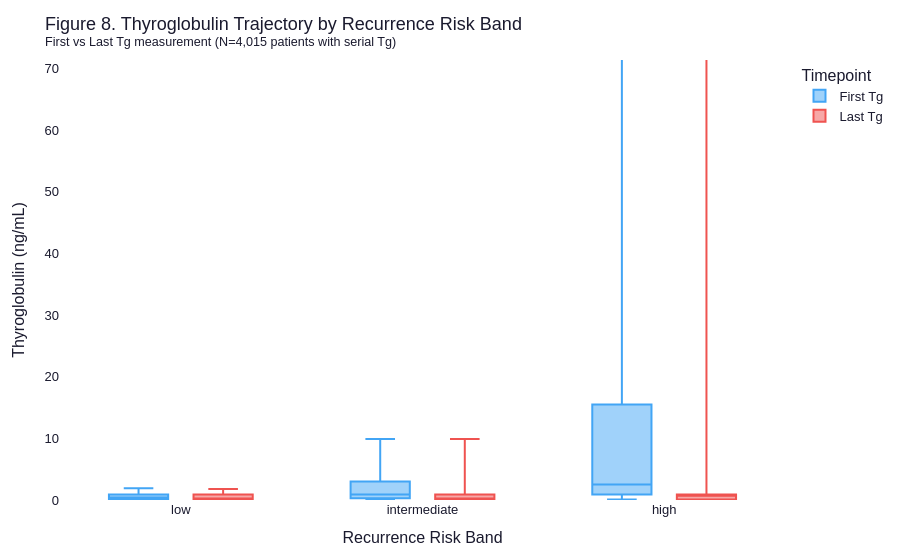

Write notebook code for a chart like this one.
### Markdown cell above
## Figure 8 — Thyroglobulin Trajectory by Recurrence Risk Band

### Code cell
df8 = risk.dropna(subset=['recurrence_risk_band', 'tg_first', 'tg_last']).copy()
df8 = df8[(df8['tg_first'] > 0) & (df8['tg_last'] >= 0) & (df8['tg_max'] < 500)]

df8_melt = df8.melt(
    id_vars=['research_id', 'recurrence_risk_band'],
    value_vars=['tg_first', 'tg_last'],
    var_name='timepoint', value_name='tg_value'
)
df8_melt['timepoint_label'] = df8_melt['timepoint'].map({'tg_first': 'First Tg', 'tg_last': 'Last Tg'})
RISK_ORDER = ['low', 'intermediate', 'high']
df8_melt = df8_melt[df8_melt['recurrence_risk_band'].isin(RISK_ORDER)]

fig8 = px.box(
    df8_melt,
    x='recurrence_risk_band', y='tg_value',
    color='timepoint_label',
    facet_col=None,
    category_orders={'recurrence_risk_band': RISK_ORDER},
    color_discrete_map={'First Tg': '#42A5F5', 'Last Tg': '#EF5350'},
    points=False,
    labels={'recurrence_risk_band': 'Recurrence Risk Band', 'tg_value': 'Thyroglobulin (ng/mL)', 'timepoint_label': 'Timepoint'},
)
fig8.update_layout(
    **PLOTLY_LAYOUT,
    title=f'Figure 8. Thyroglobulin Trajectory by Recurrence Risk Band<br><sup>First vs Last Tg measurement (N={len(df8):,} patients with serial Tg)</sup>',
    yaxis_range=[0, df8_melt['tg_value'].quantile(0.97)],
    legend_title='Timepoint',
)
fig8.show()
save_fig(fig8, 'fig8_tg_trajectory_by_risk_band')

### Figure 1 — Plotly figure (JSON) as saved in the notebook; plotly's stock layout.template omitted (floating-point values rounded to 4 significant figures; data arrays with more than 128 entries replaced by an {"elided": "..."} marker saying what was removed)
{"data": [{"alignmentgroup": "True", "boxpoints": false, "hovertemplate": "Timepoint=First Tg<br>Recurrence Risk Band=%{x}<br>Thyroglobulin (ng/mL)=%{y}<extra></extra>", "legendgroup": "First Tg", "marker": {"color": "#42A5F5"}, "name": "First Tg", "notched": false, "offsetgroup": "First Tg", "orientation": "v", "showlegend": true, "type": "box", "x": {"elided": "4015 str values"}, "x0": " ", "xaxis": "x", "y": {"elided": "4015 float values"}, "y0": " ", "yaxis": "y"}, {"alignmentgroup": "True", "boxpoints": false, "hovertemplate": "Timepoint=Last Tg<br>Recurrence Risk Band=%{x}<br>Thyroglobulin (ng/mL)=%{y}<extra></extra>", "legendgroup": "Last Tg", "marker": {"color": "#EF5350"}, "name": "Last Tg", "notched": false, "offsetgroup": "Last Tg", "orientation": "v", "showlegend": true, "type": "box", "x": {"elided": "4015 str values"}, "x0": " ", "xaxis": "x", "y": {"elided": "4015 float values"}, "y0": " ", "yaxis": "y"}], "layout": {"boxmode": "group", "font": {"color": "#1a1a2e", "family": "Arial, sans-serif", "size": 13}, "legend": {"title": {"text": "Timepoint"}, "tracegroupgap": 0}, "margin": {"b": 60, "l": 60, "r": 30, "t": 60}, "paper_bgcolor": "white", "plot_bgcolor": "white", "title": {"text": "Figure 8. Thyroglobulin Trajectory by Recurrence Risk Band<br><sup>First vs Last Tg measurement (N=4,015 patients with serial Tg)</sup>"}, "xaxis": {"anchor": "y", "categoryarray": ["low", "intermediate", "high"], "categoryorder": "array", "domain": [0.0, 1.0], "title": {"text": "Recurrence Risk Band"}}, "yaxis": {"anchor": "x", "domain": [0.0, 1.0], "range": [0, 71.36], "title": {"text": "Thyroglobulin (ng/mL)"}}}}
